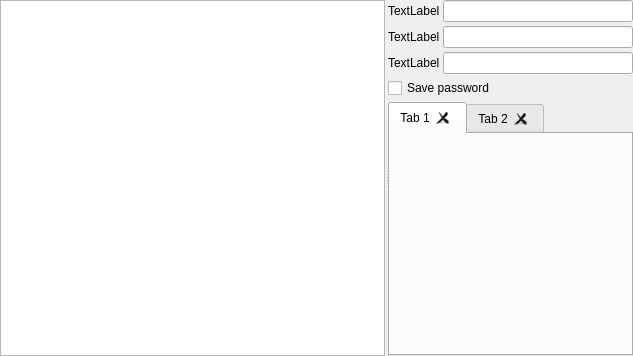
<?xml version="1.0" encoding="UTF-8"?>
<ui version="4.0">
 <class>ConnectionPropView</class>
 <widget class="QWidget" name="ConnectionPropView">
  <property name="geometry">
   <rect>
    <x>0</x>
    <y>0</y>
    <width>633</width>
    <height>356</height>
   </rect>
  </property>
  <property name="windowTitle">
   <string>Form</string>
  </property>
  <layout class="QHBoxLayout" name="horizontalLayout">
   <property name="spacing">
    <number>0</number>
   </property>
   <property name="leftMargin">
    <number>0</number>
   </property>
   <property name="topMargin">
    <number>0</number>
   </property>
   <property name="rightMargin">
    <number>0</number>
   </property>
   <property name="bottomMargin">
    <number>0</number>
   </property>
   <item>
    <widget class="QSplitter" name="splitter">
     <property name="orientation">
      <enum>Qt::Horizontal</enum>
     </property>
     <property name="handleWidth">
      <number>3</number>
     </property>
     <property name="childrenCollapsible">
      <bool>false</bool>
     </property>
     <widget class="QTreeView" name="treeView">
      <attribute name="headerVisible">
       <bool>false</bool>
      </attribute>
     </widget>
     <widget class="QWidget" name="verticalLayoutWidget">
      <layout class="QVBoxLayout" name="verticalLayout">
       <property name="spacing">
        <number>4</number>
       </property>
       <item>
        <layout class="QGridLayout" name="gridLayout">
         <property name="horizontalSpacing">
          <number>3</number>
         </property>
         <property name="verticalSpacing">
          <number>4</number>
         </property>
         <item row="2" column="1">
          <widget class="QLineEdit" name="lineEdit_3"/>
         </item>
         <item row="1" column="1">
          <widget class="QLineEdit" name="lineEdit2"/>
         </item>
         <item row="0" column="1">
          <widget class="QLineEdit" name="lineEdit1"/>
         </item>
         <item row="0" column="0">
          <widget class="QLabel" name="label1">
           <property name="text">
            <string>TextLabel</string>
           </property>
          </widget>
         </item>
         <item row="1" column="0">
          <widget class="QLabel" name="label3">
           <property name="text">
            <string>TextLabel</string>
           </property>
          </widget>
         </item>
         <item row="2" column="0">
          <widget class="QLabel" name="label2">
           <property name="text">
            <string>TextLabel</string>
           </property>
          </widget>
         </item>
         <item row="3" column="0" colspan="2">
          <widget class="QCheckBox" name="checkBox">
           <property name="text">
            <string>Save password</string>
           </property>
           <property name="tristate">
            <bool>false</bool>
           </property>
          </widget>
         </item>
        </layout>
       </item>
       <item>
        <widget class="QTabWidget" name="tabWidget">
         <property name="currentIndex">
          <number>0</number>
         </property>
         <property name="elideMode">
          <enum>Qt::ElideNone</enum>
         </property>
         <property name="usesScrollButtons">
          <bool>false</bool>
         </property>
         <property name="documentMode">
          <bool>false</bool>
         </property>
         <property name="tabsClosable">
          <bool>true</bool>
         </property>
         <property name="movable">
          <bool>true</bool>
         </property>
         <property name="tabBarAutoHide">
          <bool>false</bool>
         </property>
         <widget class="QWidget" name="tab">
          <attribute name="title">
           <string>Tab 1</string>
          </attribute>
         </widget>
         <widget class="QWidget" name="tab_2">
          <attribute name="title">
           <string>Tab 2</string>
          </attribute>
         </widget>
        </widget>
       </item>
      </layout>
     </widget>
    </widget>
   </item>
  </layout>
 </widget>
 <resources/>
 <connections/>
</ui>
